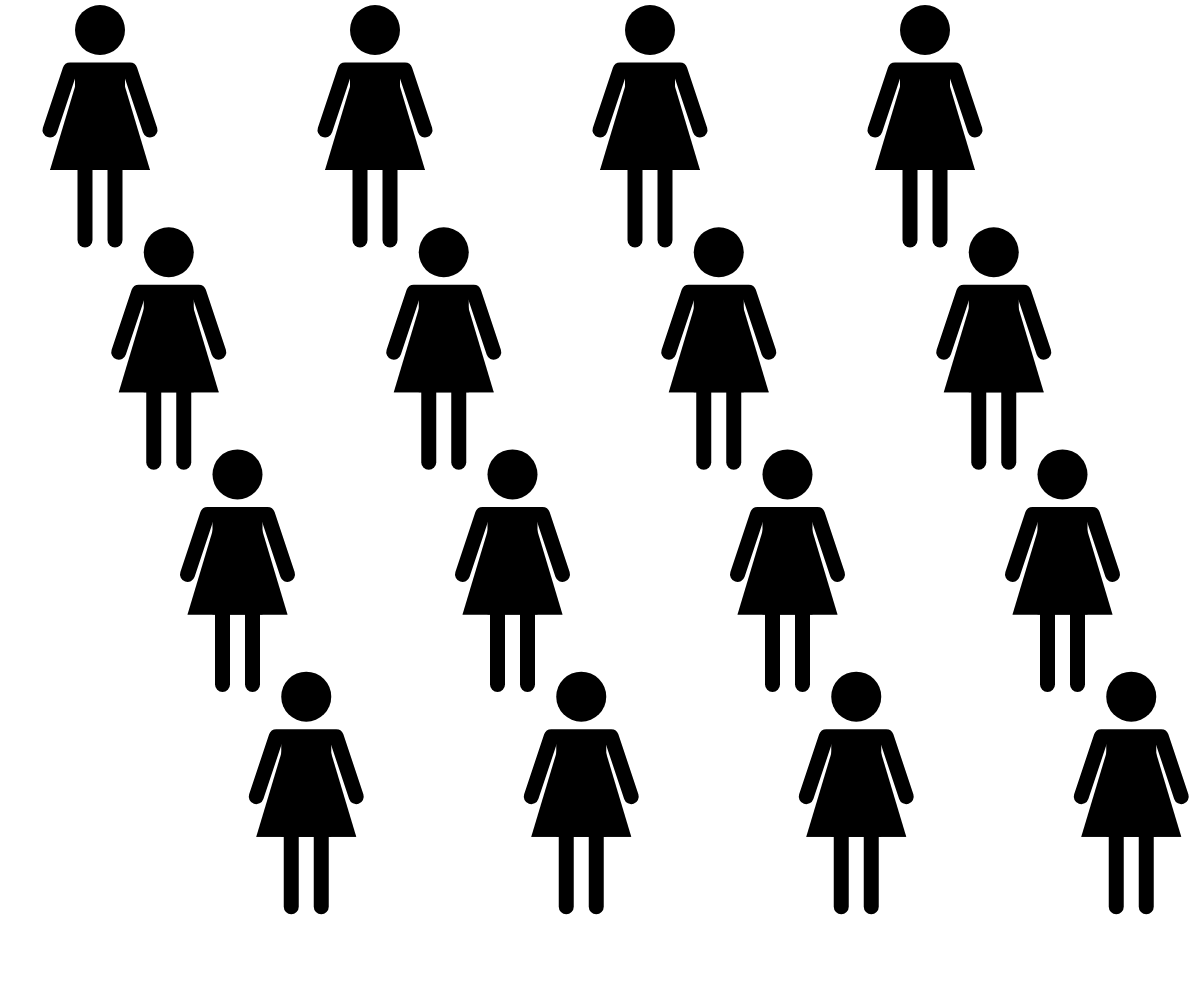
Frame 1 (no input)
Frame 60 (no input): identical to frame 1, image omitted
Frame 120 (the mouse pressed at the canvas centre since frame 60): identical to frame 1, image omitted

The p5.js sketch that drew this single still picture (run headless with seeded random() and noise() and a simulated clock; from frame 60 on, the mouse is pressed at the canvas centre):

// p5.js sketch
// ── sketch.js
var women;

function setup(){
	createCanvas(windowWidth, windowHeight);
	rectMode(CENTER);
	women = new Array ();
	for (var w = 0; w < 16; w++) {
		var xLoc = map(w, 0 , 16, 100, width);
	
		var yLoc = int(w%4)*height/4.5 +120;

		womenN = new SuperWoman(createVector(xLoc,yLoc) );
		womenN.superwomanStart();
		append(women, womenN);
	}
}

function draw(){
	background(255);
	for (var i = 0; i < women.length; i++) {
	women[i].superwomanDraw();
	}
}

function SuperWoman(startPos){
	this.pos = startPos;
	this.posWait = startPos;
	this.posFlyto;
	this.transform;
	this.upDown;
	this.state;
	this.flyTime;
	this.a;

	this.superwomanStart = function(){
		this.pos = createVector(this.posWait.x,	this.posWait.y);
		this.transform = 0;
		this.flyTime = 0;
		this.upDown = false;
		this.state = 0;
		this.posFlyto = new Array(this.posWait);
		var upV = createVector(this.posWait.x, this.posWait.y-100);
		append (this.posFlyto, upV);
		for (var i = 0; i < 3; i++) {
			var randomPosition = createVector(3*random(0, width), 3*random (0, this.posWait.y-300)); //FLY PATH
			append (this.posFlyto, randomPosition);
		}
	}

	this.superwomanDraw = function(){
		this.stateMachine();
		noStroke();
		push();
		translate(this.pos.x,this.pos.y);
		rotate(this.a);
	
		capeColor = color(237,34,93);
		bodyColor = color (0);
		currentColor = lerpColor(bodyColor, capeColor, this.transform/100);
		fill(currentColor);
		quad(-20,0-50,   20,0-50,   50,0+50,   -50,0+50); //CAPE
	
		fill(0);
		rect(0, 0, 50,100); //BODY
		ellipse(0,-90, 50,50); //HEAD
		triangle(0,-10,-50,0+50, 50,50); //SKIRT

		strokeWeight(15);
		strokeCap(ROUND);
		stroke(0);
		strokeJoin(ROUND);
		noFill()
		line(0-15,0+120,0-15,0); //LEFT LEG
		line(0+15,0+120,0+15,0); //RIGHT LEG
		
		var armHeight = map (this.transform,0,100, 10, -110);
		var armHover = map (this.transform,0,100,PI, 0);
		var armAddition = sin(armHover)*40;
		beginShape();   //ARMS
		vertex(0-50,0+10);
		vertex(0-30,0-50);
		vertex(0+30,0-50);
		vertex(0+50+armAddition,0+armHeight);
		endShape();
		pop();
	}

	this.stateMachine = function(){
			if (this.state == 0) {   //waiting state
		var mouseNow = createVector(mouseX, mouseY);
		var distMouse = this.pos.dist(mouseNow);
		var hover = distMouse <=100;
		if (hover == true) { //transform trigger
			this.state = 1;
		}
	}else if (this.state == 1) {	//transform state
		if (this.upDown == true) {
			this.transform = this.transform +4;
			if (this.transform >= 100) { 
				this.state = 2;
			}
		}else if (this.upDown == false) {
			this.transform = this.transform -4; 
			if (this.transform <=0) {
				this.upDown = true;
				this.state = 0;
			}
		}
	}else if (this.state == 2) { //fly state
		this.flyTime = this.flyTime +1;
		if (this.flyTime >= 100) {
			this.state = 1;
			this.upDown = false;
			//this.transform = 0;
			this.flyTime = 0;
		}
		
		var x = bezierPoint(this.posFlyto[0].x,this.posFlyto[1].x,this.posFlyto[2].x,this.posFlyto[0].x,this.flyTime/100);
		var y = bezierPoint(this.posFlyto[0].y,this.posFlyto[1].y,this.posFlyto[2].y,this.posFlyto[0].y,this.flyTime/100);
		this.pos.x =x;
		this.pos.y =y;
		var tx = bezierTangent(this.posFlyto[0].x,this.posFlyto[1].x,this.posFlyto[2].x,this.posFlyto[0].x,this.flyTime/100);
  		var ty = bezierTangent(this.posFlyto[0].y,this.posFlyto[1].y,this.posFlyto[2].y,this.posFlyto[0].y,this.flyTime/100);
  		this.a = atan2(ty, tx);
  		this.a += PI/2;
  		
  		// stroke('rgba(0,0,0,0.25)');
  		noFill();
  		bezier(this.posFlyto[0].x,this.posFlyto[0].y,this.posFlyto[1].x,this.posFlyto[1].y,this.posFlyto[2].x,this.posFlyto[2].y,this.posFlyto[0].x,this.posFlyto[0].y);

	}
	}

}
